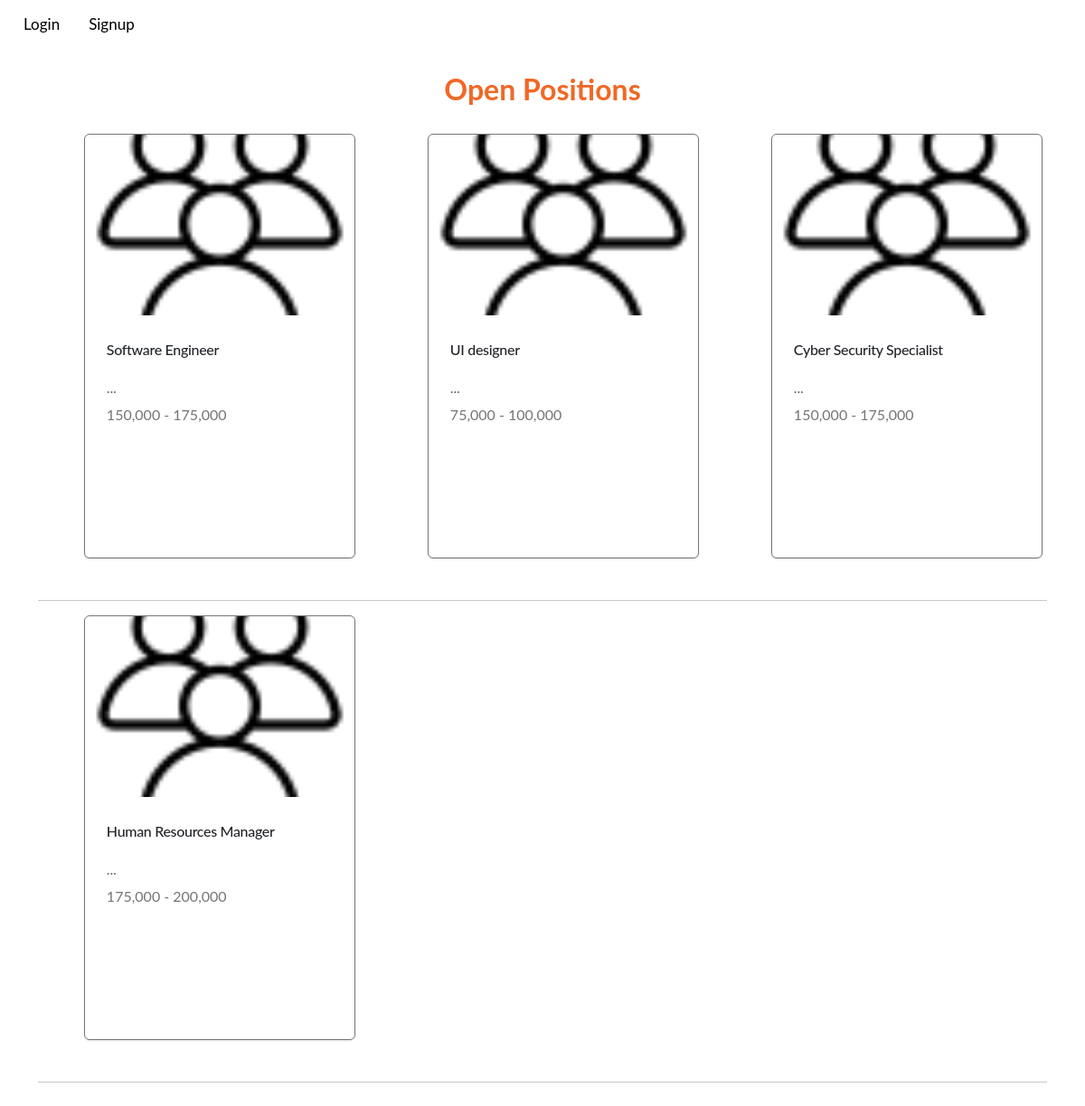
Page /applicants/jobs/all on the earlier database version.
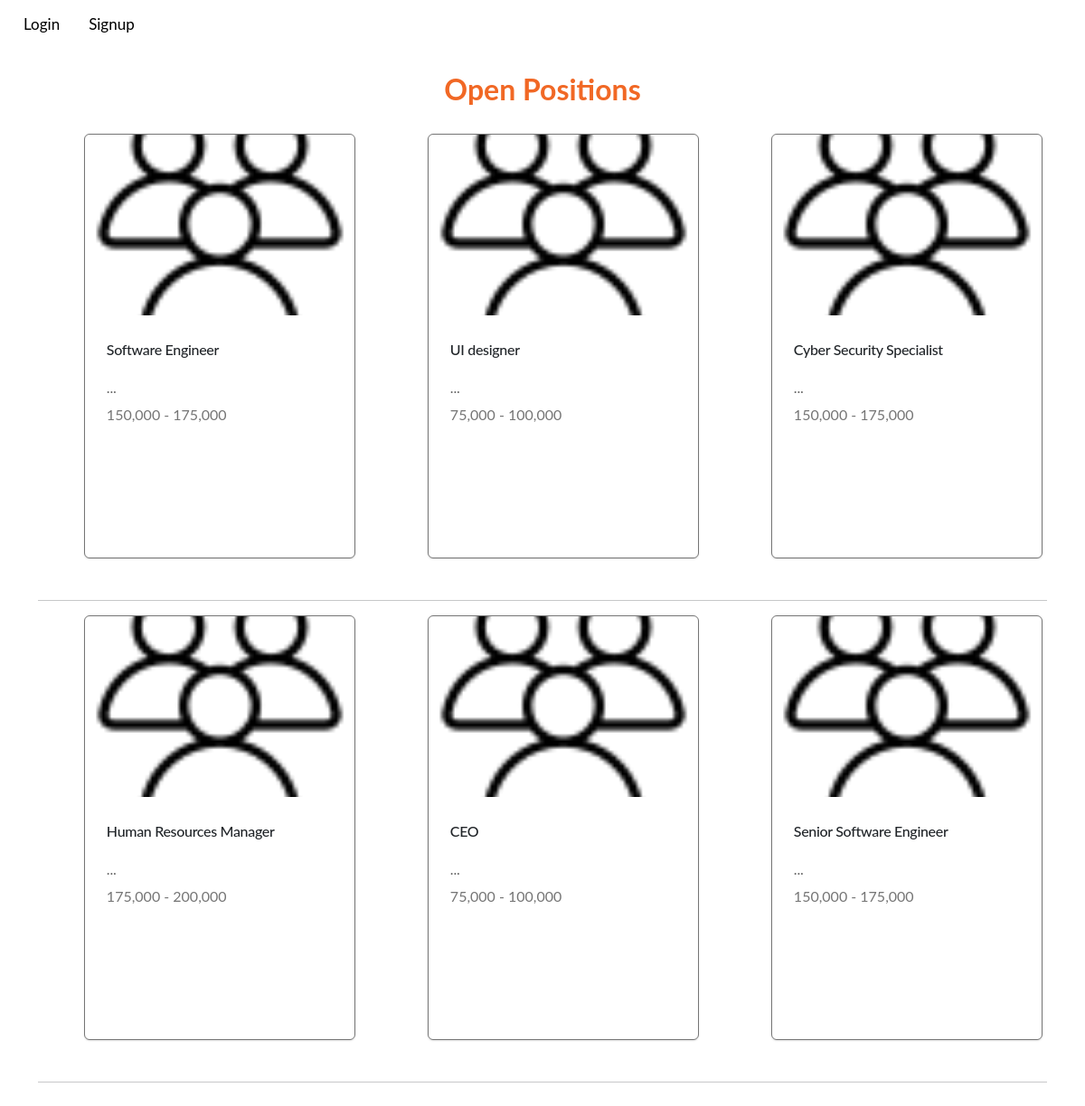
Same page on the later database version.
### applicants/models.py (models this page shows, shortened)
class Job(models.Model):
    title = models.CharField(
        verbose_name="Job Title",
        max_length=128,
        db_index=False,
    )
    overview = RichTextField(
        verbose_name="Job Description",
    )
    responsibilities = RichTextField(
        verbose_name="Job Responsibilities",
    )
    qualifications = RichTextField(
        verbose_name="Job Qualifications",
    )
    _25 = '25,000 - 50,000'
    _50 = '50,000 - 75,000'
    _75 = '75,000 - 100,000'
    _100 = '100,000 - 125,000'
    _125 = '125,000 - 150,000'
    _150 = '150,000 - 175,000'
    _175 = '175,000 - 200,000'
    _200 = '200,000 - 225,000'
    _225 = '225,000 - 250,000'
    _250 = '250,000 - 275,000'
    _275 = '275,000 - 300,000'
    _300 = '300,000 - 325,000'
    SALARY_RANGE_CHOICES = [
        (_25, '25,000 - 50,000'),
        (_50, '50,000 - 75,000'),
        (_75, '75,000 - 100,000'),
        (_100, '100,000 - 125,000'),
        (_125, '125,000 - 150,000'),
        (_150, '150,000 - 175,000'),
        (_175, '175,000 - 200,000'),
        (_200, '200,000 - 225,000'),
        (_225, '225,000 - 250,000'),
        (_250, '250,000 - 275,000'),
        (_275, '275,000 - 300,000'),
        (_300, '300,000 - 325,000')
    ]
    salary_Range = models.CharField(
        verbose_name="Salary Range",
        max_length=20,
        db_index=False,
        choices=SALARY_RANGE_CHOICES,
    )
    REMOTE = 'R'
    IN_OFFICE = 'O'
    HYBRID = 'H'
    WORK_SITE_CHOICES = [
        (REMOTE, 'Remote'),
        (IN_OFFICE, 'In Office'),
        (HYBRID, 'Hybrid'),
    ]
    work_Site = models.CharField(
        verbose_name="Work Site",
        max_length=1,
        choices=WORK_SITE_CHOICES,
        db_index=False,
    )
    FULL_TIME = 'F'
    PART_TIME = 'P'
    INTERNSHIP = 'I'
    CONTRACT = 'C'
    WORK_TYPE_CHOICES = [
        (FULL_TIME, 'Full Time'),
        (PART_TIME, 'Part Time'),
        (INTERNSHIP, 'Internship'),
        (CONTRACT, 'Contract'),
    ]
    work_Type = models.CharField(
        verbose_name="Work Type",
        max_length=1,
        choices=WORK_TYPE_CHOICES,
        db_index=False,
    )
    STATUS_CHOICES = [
        (True, 'Open'),
        (False, 'Closed'),
    ]
    open = models.BooleanField(
        verbose_name="Job Status",
        db_index=False,
        choices=STATUS_CHOICES,
        default=True,
    )
    created_By = models.ForeignKey(
        to=Recruiter,
        on_delete=models.CASCADE,
        db_index=True,
        related_name="jobs_created"
    )

### applicants/views.py (the view)
# urls.py: path('jobs/all', views.all_jobs_view, name='all_jobs'),
def all_jobs_view(request):
    return render(request, 'applicants/all_jobs.html',{
        'jobs': a_models.Job.objects.all()
    })

### applicants/templates/applicants/all_jobs.html
{% extends "applicants/layout.html" %}
{% load static %}
{% load widget_tweaks %}
{% block head %}
    <link href="{% static 'applicants/css/job_card.css' %}" rel="stylesheet">
{% endblock %}
{% block main %}
    <h2 class="text-center">Open Positions</h2>
    {% for job in jobs %}
        {% if forloop.counter0|divisibleby:3 %} <div class="row z-center cards"> {%  endif %}
            <div class="col-md-4">
                <div class="card-parent">
                    <a href="{% url 'applicants:job' job.id %}">
                        <div class="card" id="cardContainer">
                            <img class="card-child" alt="" src="{% static 'recruiters/icon-candidates.png' %}" />
                            <div class="card-text-container">
                            <div class="card-title-parent">
                                <div class="card-title">
                                {{ job.title }}
                                </div>
                                <div class="card-description">
                                {{ job.description | slice:":180"}}...
                                </div>
                            </div>
                            <div class="card-price-tag">
                                {{ job.salary_Range }}
                            </div>
                            </div>
                        </div>
                    </a>
                </div>
            </div>
        {%  if forloop.counter|divisibleby:3 or forloop.last %}</div><hr>{%  endif %}
    {% endfor %}
{% endblock %}

### applicants/templates/applicants/layout.html (shortened to what this page needs)
{% load static %}
{% load widget_tweaks %}
<!DOCTYPE html>
<html lang="en">
<head>
    <link rel="stylesheet" href="https://cdn.jsdelivr.net/npm/bootstrap@5.3.0/dist/css/bootstrap.rtl.min.css">
    <link href="{% static 'applicants/css/global.css' %}" rel="stylesheet">
    {% block head %} {% endblock %}
</head>
<body>
    <div class="main">
        <div class="topnav">
            {% if request.user.is_authenticated %}
            {% else %}
                <a href="{% url 'applicants:login' %}">Login</a>
                <a href="{% url 'applicants:signup' %}">Signup</a>
            {% endif %}
        </div>
        <div class="container" style="background-color: white; " id="content">
            {% block main %} {% endblock %}
        </div>
    </div>
</body>
</html>

### applicants/static/applicants/css/global.css (style rules this page uses)
:root { --primary-color-light: #FF8C00; --primary-color-dark: #f16825; --text-s-regular: 400 12px/16px var(--font-poppins); --font-poppins: Poppins; --font-inter: Inter; --font-size-base: 16px; --font-size-sm: 14px; --font-size-xs: 12px; --font-size-lg: 20px; --font-size-xl: 24px; --neutral-10: #fff; --neutral-70: #757575; --neutral-100: #0a0a0a; --neutral-80: #616161; --primary-color: #f16825; --fadetext: #757575; --t1: rgba(0, 0, 0, 0.2); --t2: #fff; --color-gray-100: rgba(255, 255, 255, 0.5); --gap-base: 16px; --gap-5xs: 8px; --gap-12xl: 31px; --padding-5xl: 24px; --padding-xl: 20px; --br-6xl: 24px; --br-7xs: 6px; --br-base: 16px; --br-sm: 14px; --shadow-1: 0px 1px 2px rgba(0, 0, 0, 0.12); --btn-width: 100%; }
body { font-family: "Lato", sans-serif; background-color: white; font-size: var(--font-size-base); }
h1, h2 { font-family: "Lato", sans-serif; font-weight: 700; color: var(--primary-color); }
h2, h3 { margin-top: 10px; margin-bottom: 30px; }
.main { font-size: var(--text-l-regular-size); padding: 10px; }
.topnav { z-index: 1; overflow: hidden; position: fixed; width: 100%; top: 0; padding-right:5%; background-color: white; height: 50px; }
.topnav a { float: left; color: black; text-align: center; padding: 14px 16px; text-decoration: none; font-size: 17px; }
#content { margin-top: 70px; }

### applicants/static/applicants/css/job_card.css (style rules this page uses)
.card-child { align-self: stretch; position: relative; border-radius: var(--br-7xs) var(--br-7xs) 0 0; max-width: 100%; overflow: hidden; height: 200px; flex-shrink: 0; object-fit: cover; }
.card-title { align-self: stretch; position: relative; letter-spacing: -0.02em; line-height: 28px; font-weight: 500; }
.card-description { align-self: stretch; position: relative; font-size: var(--text-l-regular-size); letter-spacing: -0.01em; line-height: 24px; color: var(--neutral-80); }
.card-title-parent { align-self: stretch; display: flex; flex-direction: column; align-items: flex-start; justify-content: flex-start; gap: var(--gap-5xs); }
.card-price-tag { align-self: stretch; position: relative; font-size: var(--text-s-regular-size); line-height: 16px; color: var(--neutral-70); padding: 10px 0 0 0; text-align: left; }
.card-text-container { align-self: stretch; background-color: var(--neutral-10); padding: var(--padding-5xl); gap: var(--gap-base); }
.card { position: absolute; height: 470px; width: 300px; top: 5.4%; bottom: 54.55%; box-shadow: var(--shadow-1); border: 1px solid var(--neutral-70); box-sizing: border-box; }
.card { right: 66.16%; left: 14.29%; cursor: pointer; text-align: left; }
.card-parent { position: relative; font-size: var(--heading-s-size); color: var(--neutral-100); font-family: var(--text-s-regular); }
.row.cards { height: 500px; }

Differences in the rows shown:
added Job: title "CEO", salary_Range "75,000 - 100,000"
added Job: title "Senior Software Engineer", salary_Range "150,000 - 175,000"
